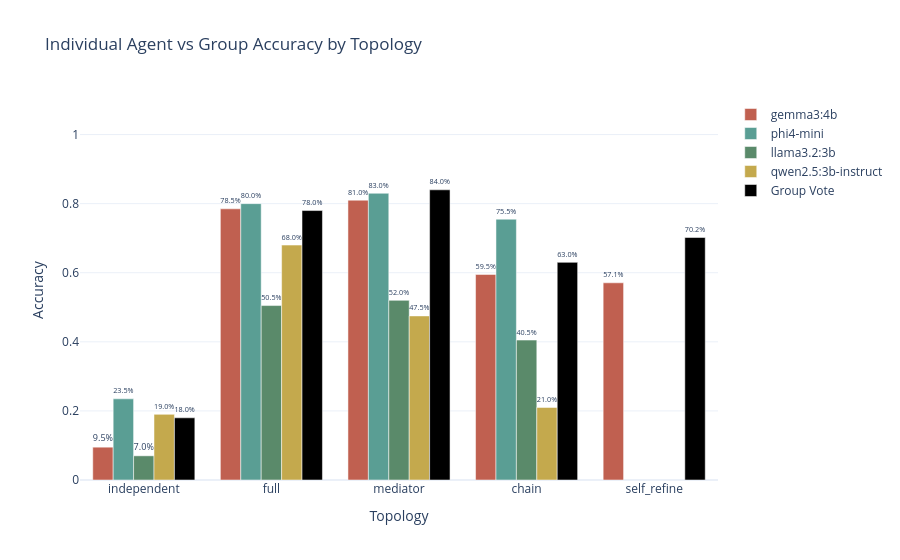

Notebook cell for this chart:
### Markdown cell above
#### Individual Agent Accuracy vs Group Accuracy

Does (majority) voting actually help? Comparing individual agent accuracy to the group's majority-vote accuracy.

### Code cell
# All rows with max round per group (one per agent)
last_round = df.loc[df["round"] == df.groupby(["topology", "question_idx"])["round"].transform("max")]

# Individual agent accuracy
individual_acc = (
    last_round.assign(correct=lambda d: d["answer"] == d["expected_answer"])
    .groupby(["topology", "agent_id"])["correct"].mean()
    .reset_index(name="accuracy")
)
individual_acc["agent_id"] = individual_acc["agent_id"].map(AGENT_NAME_MAP)

# Group accuracy
group_acc = (
    q_level.groupby("topology")["correct"].mean()
    .reset_index(name="accuracy")
    .assign(agent_id="Group Vote")
)

# Individual and group accuracy
combined = pd.concat([individual_acc, group_acc], ignore_index=True)
agent_color_map = {**AGENT_COLORS, "Group Vote": "#000000"}


fig = px.bar(
    combined, x="topology", y="accuracy",
    color="agent_id", barmode="group",
    title="Individual Agent vs Group Accuracy by Topology",
    labels={"accuracy": "Accuracy", "topology": "Topology", "agent_id": ""},
    text=combined["accuracy"].map("{:.1%}".format),
    category_orders={"topology": ["independent", "full", "mediator", "chain"]},
    color_discrete_map=agent_color_map
)

fig.update_traces(textposition="outside")
fig.update_layout(yaxis_range=[0, 1.1])

fig.show()
fig.write_image("figures/individual_vs_group_accuracy.png", scale=3, width=1500)

### Figure 1 — Plotly figure (JSON) as saved in the notebook; plotly's stock layout.template omitted (floating-point values rounded to 4 significant figures)
{"data": [{"alignmentgroup": "True", "hovertemplate": "=gemma3:4b<br>Topology=%{x}<br>Accuracy=%{y}<br>text=%{text}<extra></extra>", "legendgroup": "gemma3:4b", "marker": {"color": "#C06050", "pattern": {"shape": ""}}, "name": "gemma3:4b", "offsetgroup": "gemma3:4b", "orientation": "v", "showlegend": true, "text": ["59.5%", "78.5%", "9.5%", "81.0%", "57.1%"], "textposition": "outside", "type": "bar", "x": ["chain", "full", "independent", "mediator", "self_refine"], "xaxis": "x", "y": [0.595, 0.785, 0.095, 0.81, 0.5708], "yaxis": "y"}, {"alignmentgroup": "True", "hovertemplate": "=phi4-mini<br>Topology=%{x}<br>Accuracy=%{y}<br>text=%{text}<extra></extra>", "legendgroup": "phi4-mini", "marker": {"color": "#5A9E94", "pattern": {"shape": ""}}, "name": "phi4-mini", "offsetgroup": "phi4-mini", "orientation": "v", "showlegend": true, "text": ["75.5%", "80.0%", "23.5%", "83.0%"], "textposition": "outside", "type": "bar", "x": ["chain", "full", "independent", "mediator"], "xaxis": "x", "y": [0.755, 0.8, 0.235, 0.83], "yaxis": "y"}, {"alignmentgroup": "True", "hovertemplate": "=llama3.2:3b<br>Topology=%{x}<br>Accuracy=%{y}<br>text=%{text}<extra></extra>", "legendgroup": "llama3.2:3b", "marker": {"color": "#5A8A6A", "pattern": {"shape": ""}}, "name": "llama3.2:3b", "offsetgroup": "llama3.2:3b", "orientation": "v", "showlegend": true, "text": ["40.5%", "50.5%", "7.0%", "52.0%"], "textposition": "outside", "type": "bar", "x": ["chain", "full", "independent", "mediator"], "xaxis": "x", "y": [0.405, 0.505, 0.07, 0.52], "yaxis": "y"}, {"alignmentgroup": "True", "hovertemplate": "=qwen2.5:3b-instruct<br>Topology=%{x}<br>Accuracy=%{y}<br>text=%{text}<extra></extra>", "legendgroup": "qwen2.5:3b-instruct", "marker": {"color": "#C4A94D", "pattern": {"shape": ""}}, "name": "qwen2.5:3b-instruct", "offsetgroup": "qwen2.5:3b-instruct", "orientation": "v", "showlegend": true, "text": ["21.0%", "68.0%", "19.0%", "47.5%"], "textposition": "outside", "type": "bar", "x": ["chain", "full", "independent", "mediator"], "xaxis": "x", "y": [0.21, 0.68, 0.19, 0.475], "yaxis": "y"}, {"alignmentgroup": "True", "hovertemplate": "=Group Vote<br>Topology=%{x}<br>Accuracy=%{y}<br>text=%{text}<extra></extra>", "legendgroup": "Group Vote", "marker": {"color": "#000000", "pattern": {"shape": ""}}, "name": "Group Vote", "offsetgroup": "Group Vote", "orientation": "v", "showlegend": true, "text": ["63.0%", "78.0%", "18.0%", "84.0%", "70.2%"], "textposition": "outside", "type": "bar", "x": ["chain", "full", "independent", "mediator", "self_refine"], "xaxis": "x", "y": [0.63, 0.78, 0.18, 0.84, 0.702], "yaxis": "y"}], "layout": {"barmode": "group", "legend": {"title": {"text": ""}, "tracegroupgap": 0}, "title": {"text": "Individual Agent vs Group Accuracy by Topology"}, "xaxis": {"anchor": "y", "categoryarray": ["independent", "full", "mediator", "chain"], "categoryorder": "array", "domain": [0, 1], "title": {"text": "Topology"}}, "yaxis": {"anchor": "x", "domain": [0, 1], "range": [0, 1.1], "title": {"text": "Accuracy"}}}}
